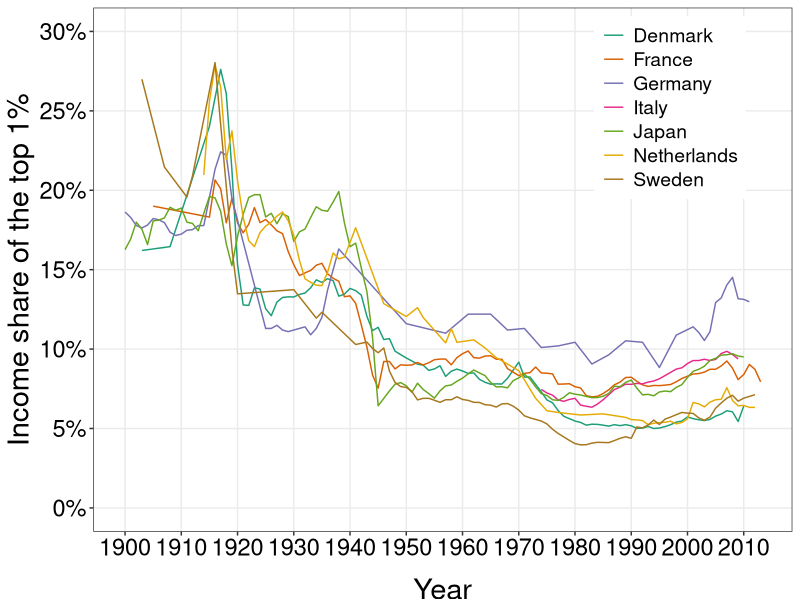
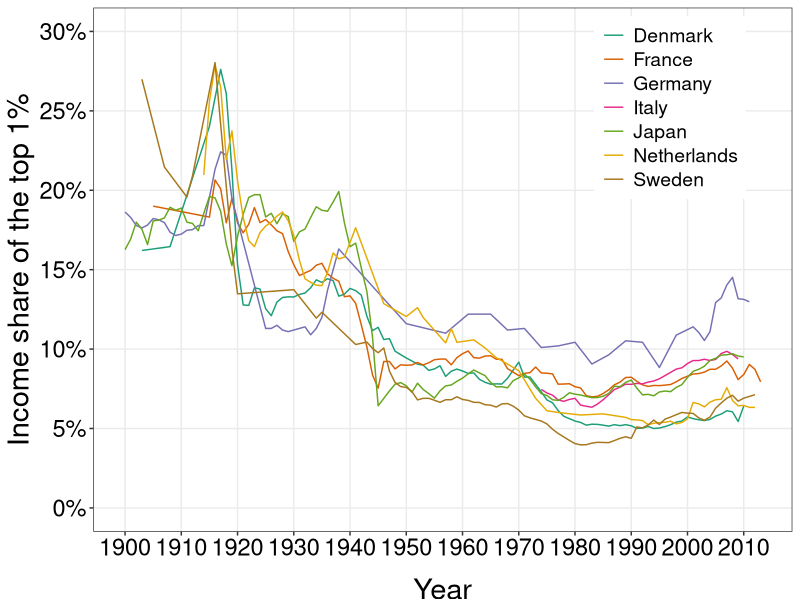

These charts were generated, in order, by the following R code:
require(shape)
library(tidyverse)
library(lubridate)
library(openxlsx)
library(readxl)

declining_share <- read_excel("capitalism/declining_share.xlsx")

COL <- c("#7fc97f", "#beaed4", "#fdc086", "#ffff99", "#386cb0", "#f0027f", "#bf5b17", "#666666")
COLA <- c("#e0f3db", "#99d8c9","#66c2a4","#41ae76", "#238b45", "#005824", "#f0027f")
COLB <- c("#c6dbef", "#4eb3d3", "#2b8cbe", "#0868ac","#084081", "#9e9ac8","#f0027f")
COLC <- c("#fcfbfd", "#efedf5", "#dadaeb", "#bcbddc", "#9e9ac8", "#807dba", "#6a51a3", "#54278f", "#3f007d")
COLD <- c("#DA3030","#41ae76","#F7DE04", "#4eb3d3","#AE82FF","#386cb0","#F48318","#FA328A", "#DA3030")

# Cleaning the wealth share data. Source: CORE
declining_share_gathered <- declining_share %>% 
  gather(Country, declining_share, c("Denmark", "France", "Germany", "Italy", "Japan", "Netherlands", "Sweden") )

declining_share1 <- declining_share_gathered[-c(1, 112, 223, 334, 445, 556, 667), ]

declining_share2 <- declining_share1 %>%
  mutate(Year = ifelse(Country == "Denmark", ...1, ifelse(Country == "France", ...3, ifelse(Country == "Germany", ...5, ifelse(Country == "Italy", ...7, ifelse(Country == "Japan", ...9, ifelse(Country == "Netherlands", ...11, ifelse(Country == "Sweden", ...13, NA))))))))

declining_share2$declining_share = as.numeric(as.character(declining_share2$declining_share))

declining_share3 <- declining_share2 %>%
  select(-c("...1", "...3", "...5", "...7", "...9", "...11", "...13")) %>%
  filter(!is.na(declining_share)) %>%
  mutate(declining_share_decimal = (declining_share)/100)

#Plotting the data
declining_share_plot <- ggplot(declining_share3, aes(x = Year, y = declining_share_decimal, group = Country, color = Country)) +
  geom_line() +
  ylab("Income share of the top 1%") +
  scale_y_continuous(breaks = seq(0, 0.3, by = 0.05), labels = scales::percent_format(accuracy = 1), limits = c(0,0.3)) +
  scale_x_continuous(breaks = seq(1900, 2010, by = 10)) +
  scale_color_brewer(palette = "Dark2") +
  theme_bw() +
  theme(panel.grid.minor = element_blank(),
        legend.position = c(0.825, 0.81),
        legend.title = element_blank(),
        axis.title.y = element_text(size = 21, vjust = 1),
        axis.title.x = element_text(size = 21, vjust = -1),
        legend.text = element_text(size = 14),
        axis.text.x = element_text(size = 17, angle = 0, color = "black"),
        axis.text.y = element_text(size = 17, color = "black")
  ) 


print(declining_share_plot) 

#Save plot to PDF
ggsave(declining_share_plot, filename = "declining_share_top_1percent.pdf",
       path = "capitalism",
       width = 9, height = 7, units = "in")
